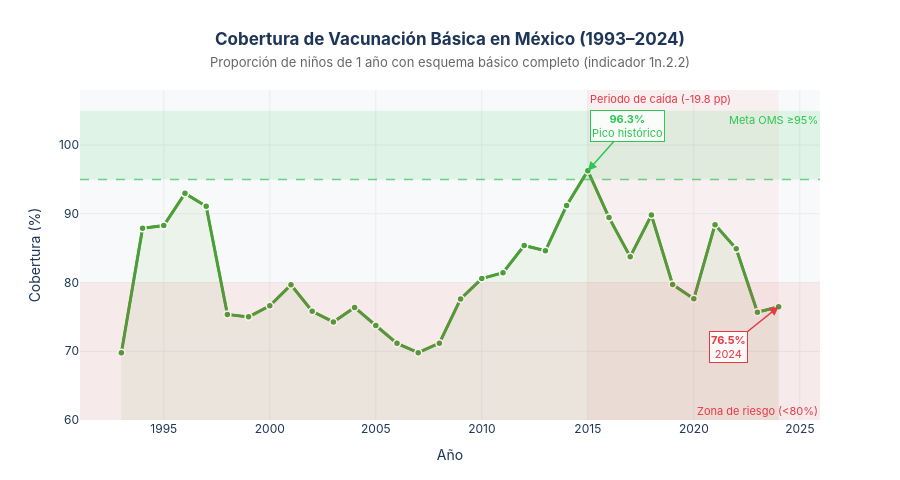

The notebook cell this image was saved under:
### Markdown cell above
---
## Alarma 1 — La Vacunación que se Derrumbó

En 2015, México alcanzó su **pico histórico de vacunación**: el 96.3% de los niños de 1 año tenían su esquema básico completo.  
Era un logro de salud pública que tomó décadas construir.

Nueve años después, ese logro se evaporó. En 2024: **76.5%**. Una caída de casi **20 puntos porcentuales**.

Para contexto: la OMS considera que se necesita **≥95%** de cobertura para alcanzar inmunidad de rebaño.

### Code cell
# ══════════════════════════════════════════════════════════════════════════════
# FIGURA 2 — Serie de tiempo: Cobertura de vacunación (1993–2024)
# ══════════════════════════════════════════════════════════════════════════════

vacc = get_serie('1N.2.2')

fig_vacc = go.Figure()

# Zona de meta OMS (≥95%)
fig_vacc.add_hrect(
    y0=95, y1=105,
    fillcolor='rgba(44,198,83,0.12)', line_width=0,
    annotation_text='Meta OMS ≥95%',
    annotation_position='top right',
    annotation_font=dict(color=COLOR_MEJORA, size=11)
)

# Zona de riesgo (<80%)
fig_vacc.add_hrect(
    y0=60, y1=80,
    fillcolor='rgba(230,57,70,0.08)', line_width=0,
    annotation_text='Zona de riesgo (<80%)',
    annotation_position='bottom right',
    annotation_font=dict(color=COLOR_ALERTA, size=11)
)

# Área rellena bajo la curva
fig_vacc.add_trace(go.Scatter(
    x=vacc['periodo'], y=vacc['valor'],
    fill='tozeroy', fillcolor='rgba(76,159,56,0.08)',
    line=dict(color=COLOR_ODS3, width=2.5),
    mode='lines', showlegend=False
))

# Línea principal con marcadores
fig_vacc.add_trace(go.Scatter(
    x=vacc['periodo'], y=vacc['valor'],
    mode='lines+markers',
    name='Cobertura de vacunación',
    line=dict(color=COLOR_ODS3, width=3),
    marker=dict(size=7, color=COLOR_ODS3, line=dict(width=1.5, color='white')),
    hovertemplate='<b>%{x}</b><br>Cobertura: <b>%{y:.1f}%</b><extra></extra>'
))

# Resaltar periodo de caída (2015–2024)
fig_vacc.add_vrect(
    x0=2015, x1=2024,
    fillcolor='rgba(230,57,70,0.05)', line_width=0,
    annotation_text='Periodo de caída (-19.8 pp)',
    annotation_position='top left',
    annotation_font=dict(color=COLOR_ALERTA, size=11)
)

# Anotación pico 2015
fig_vacc.add_annotation(
    x=2015, y=96.26, text='<b>96.3%</b><br>Pico histórico',
    showarrow=True, arrowhead=2, arrowcolor=COLOR_MEJORA,
    arrowsize=1.2, arrowwidth=1.5, ax=40, ay=-45,
    font=dict(size=11, color=COLOR_MEJORA),
    bgcolor='rgba(255,255,255,0.85)', bordercolor=COLOR_MEJORA, borderwidth=1
)

# Anotación 2024
fig_vacc.add_annotation(
    x=2024, y=76.48, text='<b>76.5%</b><br>2024',
    showarrow=True, arrowhead=2, arrowcolor=COLOR_ALERTA,
    arrowsize=1.2, arrowwidth=1.5, ax=-50, ay=40,
    font=dict(size=11, color=COLOR_ALERTA),
    bgcolor='rgba(255,255,255,0.85)', bordercolor=COLOR_ALERTA, borderwidth=1
)

fig_vacc.add_hline(
    y=95, line_dash='dash', line_color=COLOR_MEJORA, line_width=1.5, opacity=0.7
)

fig_vacc.update_layout(
    title=dict(
        text='<b>Cobertura de Vacunación Básica en México (1993–2024)</b><br>'
             '<span style="font-size:13px;font-weight:normal;color:#666">'
             'Proporción de niños de 1 año con esquema básico completo (indicador 1n.2.2)</span>',
        x=0.5, xanchor='center'
    ),
    xaxis=dict(title='Año', showgrid=True, gridcolor='#E9ECEF', dtick=5),
    yaxis=dict(title='Cobertura (%)', range=[60, 108], showgrid=True, gridcolor='#E9ECEF'),
    height=480,
    plot_bgcolor=COLOR_FONDO, paper_bgcolor='white',
    font=dict(family='Inter, Arial, sans-serif', color='#1D3557'),
    showlegend=False, margin=dict(t=90, b=60)
)

fig_vacc.show()
print(f'Caida total: {96.26 - 76.48:.1f} puntos porcentuales (2015 a 2024)')
print(f'Anos por debajo de meta OMS (>=95%): {len(vacc[vacc["valor"] < 95])} de {len(vacc)}')

### Figure 1 — Plotly figure (JSON) as saved in the notebook; plotly's stock layout.template omitted (floating-point values rounded to 4 significant figures)
{"data": [{"fill": "tozeroy", "fillcolor": "rgba(76,159,56,0.08)", "line": {"color": "#4C9F38", "width": 2.5}, "mode": "lines", "showlegend": false, "type": "scatter", "x": [1993, 1994, 1995, 1996, 1997, 1998, 1999, 2000, 2001, 2002, 2003, 2004, 2005, 2006, 2007, 2008, 2009, 2010, 2011, 2012, 2013, 2014, 2015, 2016, 2017, 2018, 2019, 2020, 2021, 2022, 2023, 2024], "y": [69.77, 87.89, 88.29, 92.96, 91.08, 75.36, 75.0, 76.61, 79.66, 75.81, 74.26, 76.37, 73.75, 71.15, 69.79, 71.18, 77.61, 80.57, 81.42, 85.39, 84.62, 91.19, 96.26, 89.44, 83.75, 89.8, 79.71, 77.62, 88.41, 84.91, 75.69, 76.48]}, {"hovertemplate": "<b>%{x}</b><br>Cobertura: <b>%{y:.1f}%</b><extra></extra>", "line": {"color": "#4C9F38", "width": 3}, "marker": {"color": "#4C9F38", "line": {"color": "white", "width": 1.5}, "size": 7}, "mode": "lines+markers", "name": "Cobertura de vacunación", "type": "scatter", "x": [1993, 1994, 1995, 1996, 1997, 1998, 1999, 2000, 2001, 2002, 2003, 2004, 2005, 2006, 2007, 2008, 2009, 2010, 2011, 2012, 2013, 2014, 2015, 2016, 2017, 2018, 2019, 2020, 2021, 2022, 2023, 2024], "y": [69.77, 87.89, 88.29, 92.96, 91.08, 75.36, 75.0, 76.61, 79.66, 75.81, 74.26, 76.37, 73.75, 71.15, 69.79, 71.18, 77.61, 80.57, 81.42, 85.39, 84.62, 91.19, 96.26, 89.44, 83.75, 89.8, 79.71, 77.62, 88.41, 84.91, 75.69, 76.48]}], "layout": {"annotations": [{"font": {"color": "#2DC653", "size": 11}, "showarrow": false, "text": "Meta OMS ≥95%", "x": 1, "xanchor": "right", "xref": "x domain", "y": 105, "yanchor": "top", "yref": "y"}, {"font": {"color": "#E63946", "size": 11}, "showarrow": false, "text": "Zona de riesgo (<80%)", "x": 1, "xanchor": "right", "xref": "x domain", "y": 60, "yanchor": "bottom", "yref": "y"}, {"font": {"color": "#E63946", "size": 11}, "showarrow": false, "text": "Periodo de caída (-19.8 pp)", "x": 2015, "xanchor": "left", "xref": "x", "y": 1, "yanchor": "top", "yref": "y domain"}, {"arrowcolor": "#2DC653", "arrowhead": 2, "arrowsize": 1.2, "arrowwidth": 1.5, "ax": 40, "ay": -45, "bgcolor": "rgba(255,255,255,0.85)", "bordercolor": "#2DC653", "borderwidth": 1, "font": {"color": "#2DC653", "size": 11}, "showarrow": true, "text": "<b>96.3%</b><br>Pico histórico", "x": 2015, "y": 96.26}, {"arrowcolor": "#E63946", "arrowhead": 2, "arrowsize": 1.2, "arrowwidth": 1.5, "ax": -50, "ay": 40, "bgcolor": "rgba(255,255,255,0.85)", "bordercolor": "#E63946", "borderwidth": 1, "font": {"color": "#E63946", "size": 11}, "showarrow": true, "text": "<b>76.5%</b><br>2024", "x": 2024, "y": 76.48}], "font": {"color": "#1D3557", "family": "Inter, Arial, sans-serif"}, "height": 480, "margin": {"b": 60, "t": 90}, "paper_bgcolor": "white", "plot_bgcolor": "#F8F9FA", "shapes": [{"fillcolor": "rgba(44,198,83,0.12)", "line": {"width": 0}, "type": "rect", "x0": 0, "x1": 1, "xref": "x domain", "y0": 95, "y1": 105, "yref": "y"}, {"fillcolor": "rgba(230,57,70,0.08)", "line": {"width": 0}, "type": "rect", "x0": 0, "x1": 1, "xref": "x domain", "y0": 60, "y1": 80, "yref": "y"}, {"fillcolor": "rgba(230,57,70,0.05)", "line": {"width": 0}, "type": "rect", "x0": 2015, "x1": 2024, "xref": "x", "y0": 0, "y1": 1, "yref": "y domain"}, {"line": {"color": "#2DC653", "dash": "dash", "width": 1.5}, "opacity": 0.7, "type": "line", "x0": 0, "x1": 1, "xref": "x domain", "y0": 95, "y1": 95, "yref": "y"}], "showlegend": false, "title": {"text": "<b>Cobertura de Vacunación Básica en México (1993–2024)</b><br><span style=\"font-size:13px;font-weight:normal;color:#666\">Proporción de niños de 1 año con esquema básico completo (indicador 1n.2.2)</span>", "x": 0.5, "xanchor": "center"}, "xaxis": {"dtick": 5, "gridcolor": "#E9ECEF", "showgrid": true, "title": {"text": "Año"}}, "yaxis": {"gridcolor": "#E9ECEF", "range": [60, 108], "showgrid": true, "title": {"text": "Cobertura (%)"}}}}
